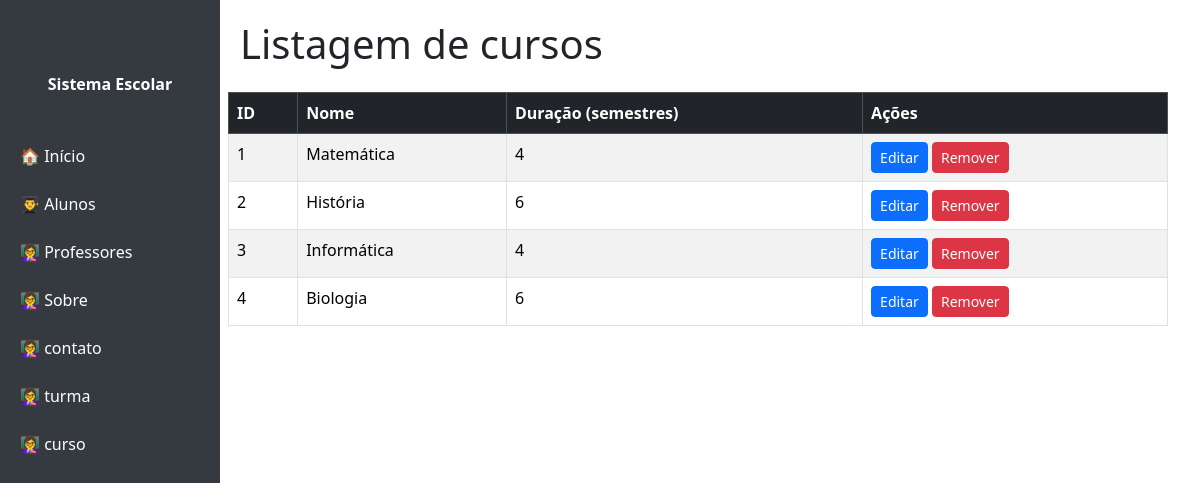
Screenshot of /curso with the database file from the repository.
### tables this page shows
CREATE TABLE curso (
    id INTEGER PRIMARY KEY,
    nome TEXT NOT NULL,
    duracao INTEGER NOT NULL
);

### app.py (the view)
@app.route('/curso')
def listar_curso():
    dao = CursoDAO()
    lista = dao.listar()
    return render_template('curso/lista.html', lista_curso=lista)

### dao/curso_dao.py (called while the page is built)
    def listar (self):
        conn = get_connection()
        cursor = conn.cursor()
        cursor.execute(self.sqlSelect)
        lista = cursor.fetchall()
        conn.close()
        return lista

### dao/db_config.py (called while the page is built)
def get_connection():
    conn = sqlite3.connect(DB_PATH)
    return conn

### templates/curso/lista.html
{% include 'cabecalho.html' %}
<h1 class="mb-4">Listagem de cursos</h1>
<div class="row">
  <div class="row">
    <table class="table table-bordered table-striped">
      <thead class="table-dark">
        <tr>
          <th>ID</th>
          <th>Nome</th>
          <th>Duração (semestres)</th>
          <th>Ações</th>
        </tr>
      </thead>
      <tbody>
        {% for curso in lista_curso %}
        <tr>
          <td>{{ curso[0] }}</td>
          <td>{{ curso[1] }}</td>
          <td>{{ curso[2] }}</td>
          <td>
            <a href="/cursos/editar/{{ curso[0] }}" class="btn btn-primary btn-sm">Editar</a>
            <a href="/cursos/remover/{{ curso[0] }}" class="btn btn-danger btn-sm"
               onclick="return confirm('Tem certeza que deseja remover este curso?');">
               Remover
            </a>
          </td>
        </tr>
        {% endfor %}
      </tbody>
    </table>
  </div>
</div>
{% include 'rodape.html' %}

### templates/cabecalho.html (style rules this page uses)
body { min-height: 100vh; }

### rows the page displays
curso: id "1", nome "Matemática", duracao "4"
curso: id "2", nome "História", duracao "6"
curso: id "3", nome "Informática", duracao "4"
curso: id "4", nome "Biologia", duracao "6"
